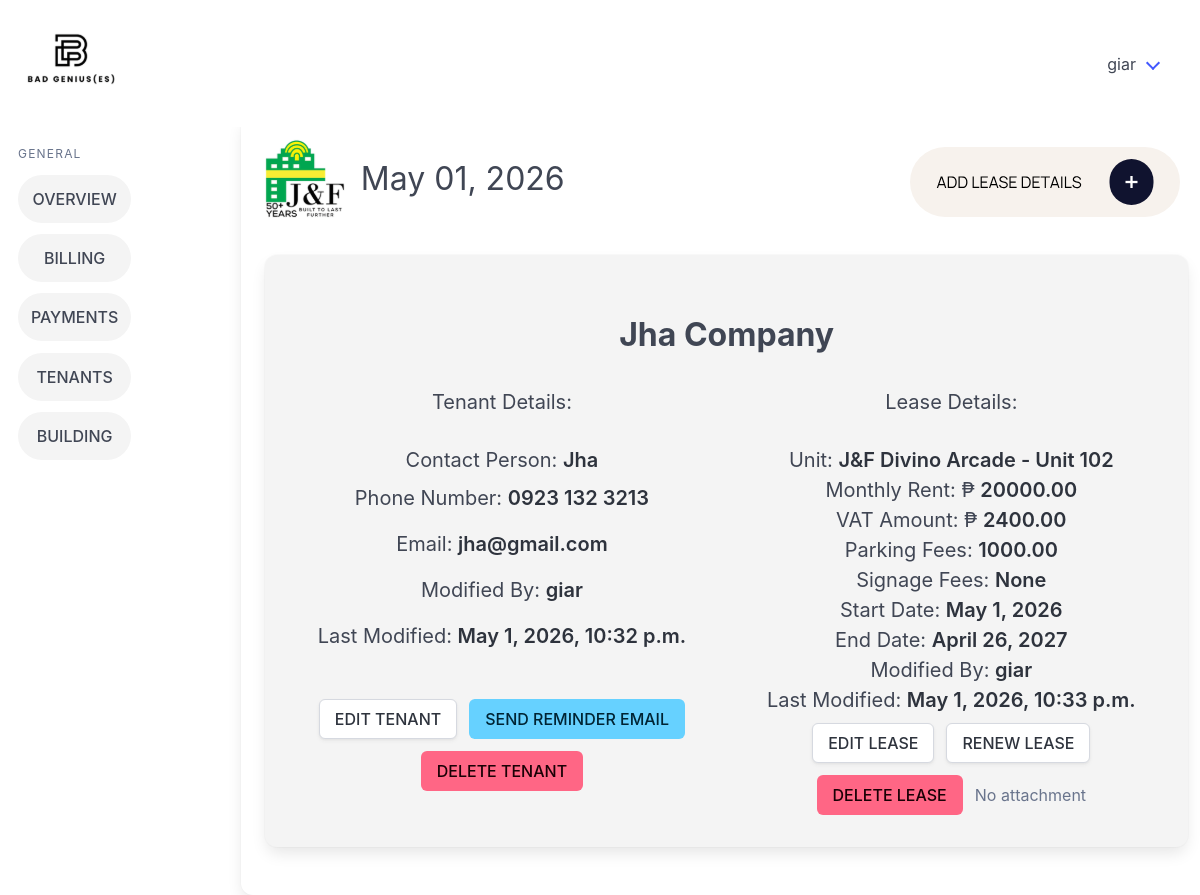
Page /tenant_details/2/ (signed in) on the committed database.
### billingApp/models.py (models this page shows, shortened)
class Tenant(models.Model):
    companyName = models.CharField(max_length=100, null=True, blank=True)
    contactPerson = models.CharField(max_length=100)
    phoneNumber = models.CharField(max_length=12)
    email = models.CharField(max_length=50)
    carryover_balance = models.DecimalField(max_digits=12, decimal_places=2, default=Decimal('0.00'))
    modified_by = models.ForeignKey("Account", on_delete=models.SET_NULL, null=True, blank=True, related_name="+")
    modified_at = models.DateTimeField(auto_now=True, null=True, blank=True)
    objects = models.Manager

class Account(models.Model):
    firstName = models.CharField(max_length=30)
    lastName = models.CharField(max_length=30)
    username = models.CharField(max_length=20)
    password = models.CharField(max_length=20)
    objects = models.Manager()
    def __str__(self):
        return self.username

class Lease(models.Model):
    buildingName = models.ForeignKey(Building, on_delete=models.CASCADE)
    tenantName = models.ForeignKey(Tenant, on_delete=models.CASCADE)
    modified_by = models.ForeignKey("Account", on_delete=models.SET_NULL, null=True, blank=True, related_name="+")
    modified_at = models.DateTimeField(auto_now=True, null=True, blank=True)
    unitID = models.ForeignKey(Units, on_delete=models.CASCADE)
    rentAmount = models.DecimalField(max_digits=12, decimal_places=2)
    vatAmount = models.DecimalField(max_digits=12, decimal_places=2)
    signageFees = models.DecimalField(max_digits=12, decimal_places=2, null=True, blank=True)
    parkingFees = models.DecimalField(max_digits=12, decimal_places=2, null=True, blank=True)
    CONTRACT_CHOICES = [(6, "6 months"), (12, "12 months")]
    contractLength = models.PositiveSmallIntegerField(choices=CONTRACT_CHOICES)
    contractStart = models.DateField()
    contractEnd = models.DateField(null=True, blank=True)
    pastLease = models.BooleanField(default=False)
    archived_date = models.DateField(null=True, blank=True)
    leaseAttachment = models.FileField(
        upload_to="lease_attachments/",
        blank=True,
        null=True
    )
    class Meta:
        constraints = [
            models.UniqueConstraint(
                fields=["tenantName"],
                condition=Q(pastLease=False),
                name="unique_active_lease_per_tenant",
            ),
        ]

class Units(models.Model):
    building = models.ForeignKey(Building, on_delete=models.CASCADE)
    unitID = models.IntegerField()
    modified_by = models.ForeignKey("Account", on_delete=models.SET_NULL, null=True, blank=True, related_name="+")
    modified_at = models.DateTimeField(auto_now=True, null=True, blank=True)
    class Meta:
        unique_together = ('building', 'unitID')
    def __str__(self):
        return f"{self.building.buildingName} - Unit {self.unitID}"

class Building(models.Model):
    buildingName = models.CharField(max_length=26, unique=True)
    signageCapacity = models.IntegerField(default=0)
    parkingCapacity = models.IntegerField(default=0)
    buildingAddress = models.CharField(max_length=50)
    modified_by = models.ForeignKey("Account", on_delete=models.SET_NULL, null=True, blank=True, related_name="+")
    modified_at = models.DateTimeField(auto_now=True, null=True, blank=True)
    objects = models.Manager

### billingApp/views.py (the view)
# urls.py: path('tenant_details/<int:pk>/', views.tenant_details, name='tenant_details'),
@login_required
def tenant_details(request, pk):
    tenant = get_object_or_404(Tenant, pk=pk)
    leases = Lease.objects.filter(tenantName=tenant, pastLease=False)
    if not (tenant.companyName or "").strip():
        tenant.companyName_display = tenant.contactPerson
    else:
        tenant.companyName_display = tenant.companyName
    date_today = get_date_today()
    return render(request, 'billingApp/tenant_details.html', {'t':tenant, 'lease':leases, 'date_today': date_today})

### billingApp/views.py (called while the page is built)
def get_date_today():
    from datetime import datetime
    return datetime.now().strftime("%B %d, %Y")

### billingApp/templates/billingApp/tenant_details.html (shortened to what this page needs)
{% extends 'billingApp/base.html' %} {% load static %} {% block content %}
<a href="{% url 'add_lease' pk=t.pk %}" class="p-5">
</a>
</div>
<div class="card card2">
  <div class="card-content has-text-centered">
    <h1 class="is-size-3 has-text-weight-bold p-5 mt-2">{{ t.companyName_display }}</h1>
    <div class="columns">
      <div class="column">
        <p class="is-size-5 has-text-weight-normal p-1">Tenant Details:</p>
      </div>
      <div class="column">
        <p class="is-size-5 has-text-weight-normal p-1">Lease Details:</p>
      </div>
    </div>
    <div class="columns">
      <div class="column">
        <p class="is-size-5 has-text-weight-normal">Contact Person: <strong>{{t.contactPerson}}</strong></p>
        <p class="is-size-5 p-2">
          Phone Number:
          <strong>{{t.phoneNumber}}</strong>
        </p>
        <p class="is-size-5 p-2">
          Email:
          <strong>{{t.email}}</strong>
        </p>
        <p class="is-size-5 p-2">Modified By: <strong>{{ t.modified_by }}</strong></p>
        <p class="is-size-5 p-2">Last Modified: <strong>{{ t.modified_at }}</strong></p>
        <div class="columns p-4 mt-5 is-justify-content-center">
          <div class="buttons is-centered">
            <a href="{% url 'edit_tenant' pk=t.pk %}" class="button">EDIT TENANT</a>
            <a href="{% url 'send_reminder_email' t.pk %}" class="button is-info">SEND REMINDER EMAIL</a>
            <a href="{% url 'delete_tenant' pk=t.pk %}" class="button is-danger">DELETE TENANT</a>
          </div>
        </div>
      </div>
      <div class="column">
        {% for l in lease %}
        <p class="is-size-5 has-text-weight-normal">Unit: <strong>{{ l.unitID }}</strong></p>
        <p class="is-size-5 has-text-weight-normal">Monthly Rent: ₱ <strong>{{ l.rentAmount }}</strong></p>
        <p class="is-size-5 has-text-weight-normal">VAT Amount: ₱ <strong>{{ l.vatAmount }}</strong></p>
        <p class="is-size-5 has-text-weight-normal">Parking Fees: <strong>{{ l.parkingFees }}</strong></p>
        <p class="is-size-5 has-text-weight-normal">Signage Fees: <strong>{{ l.signageFees }}</strong></p>
        <p class="is-size-5 has-text-weight-normal">Start Date: <strong>{{ l.contractStart }}</strong></p>
        <p class="is-size-5 has-text-weight-normal">End Date: <strong>{{ l.contractEnd }}</strong></p>
        <p class="is-size-5 has-text-weight-normal">Modified By: <strong>{{ l.modified_by }}</strong></p>
        <p class="is-size-5 has-text-weight-normal">Last Modified: <strong>{{ l.modified_at }}</strong></p>
        <div class="columns p-4 is-justify-content-center">
          <div class="columns p-4 is-justify-content-center">
            <div class="buttons is-centered">
              <a href="{% url 'edit_lease' pk=l.pk %}" class="button">EDIT LEASE</a>
              <a href="{% url 'renew_lease' pk=l.pk %}" class="button">RENEW LEASE</a>
              <a href="{% url 'delete_lease' pk=l.pk %}" class="button is-danger">DELETE LEASE</a>
              {% if l.leaseAttachment %}
                <a href="{{ l.leaseAttachment.url }}" target="_blank" class="button is-info">
                  View Lease Attachment
                </a>
              {% else %}
                <span class="has-text-grey">No attachment</span>
              {% endif %}
            </div>
          </div>
        </div>
        {% endfor %}
      </div>
    </div>
  </div>
</div>
{% endblock %}

### billingApp/templates/billingApp/base.html (shortened to what this page needs)
{% load static %}
<!doctype html>
<html lang="en">
  <head>
    <link rel="stylesheet" href="{% static 'billingApp/css/style.css' %}" />
    <link rel="stylesheet" href="https://cdn.jsdelivr.net/npm/bulma@1.0.4/css/bulma.min.css" />
  </head>
  <body>
    <nav class="navbar p-5" role="navigation" aria-label="main navigation">
      <div class="navbar-brand">
        <a class="" href="{% url 'home_page' %}">
        </a>
      </div>
      <div id="navbarBasicExample" class="navbar-menu">
        <div class="navbar-end">
          <div class="navbar-item has-dropdown is-hoverable">
            <a class="navbar-link">{{ user.username }}</a>
          </div>
        </div>
      </div>
    </nav>
    <div class="columns">
      <aside class="menu">
        <p class="menu-label">General</p>
        <ul class="menu-list">
          <li><a href="{% url 'home_page' %}" class="sidebarItems button is-light is-rounded is-fullwidth">OVERVIEW</a></li>
          <li><a href="{% url 'billing_records_main' %}" class="sidebarItems button is-light is-rounded is-fullwidth">BILLING</a></li>
          <li><a href="{% url 'payments_main' %}" class="sidebarItems button is-light is-rounded is-fullwidth">PAYMENTS</a></li>
          <li><a href="{% url 'tenants_main' %}" class="sidebarItems button is-light is-rounded is-fullwidth">TENANTS</a></li>
          <li><a href="{% url 'buildings_main' %}" class="sidebarItems button is-light is-rounded is-fullwidth">BUILDING</a></li>
        </ul>
      </aside>
      {% block logo %}
      <div class="card card1">
        <div class="card-content">
          <div class="columns is-4">
            <div class="column is-1">
            </div>
            <div class="column">
              <h1 class="is-size-3 pt-4 pl-4">{{ date_today }}</h1>
            </div>
    {% endblock %} {% block content %} {% endblock %}
  </body>
</html>

### billingApp/static/billingApp/css/style.css (style rules this page uses)
.menu { position: sticky; display: inline-block; vertical-align: top; max-height: 100vh; overflow-y: auto; width: 200px; top: 0; bottom: 0; padding: 30px; }
.menu .menu-list li { margin-bottom: 0.7rem; }
.menu .menu-list li a { padding: 0.75rem 0.9rem; }
.card2 { background-color: #f4f4f4 !important; max-height: 700px !important; min-height: 500px !important; }
.card1 { margin-left: 80px !important; width: 1200px !important; }
.sidebarItems { background-color: #f4f4f4 !important; }

### rows in the picture
Tenant: companyName_display "Jha Company", contactPerson "Jha", phoneNumber "0923 132 3213", email "jha@gmail.com", modified_by "giar", modified_at "May 1, 2026, 10:32 p.m."
Lease: unitID "J&F Divino Arcade - Unit 102", rentAmount "20000.00", vatAmount "2400.00", parkingFees "1000.00", signageFees "None", contractStart "May 1, 2026", contractEnd "April 26, 2027", modified_by "giar", modified_at "May 1, 2026, 10:33 p.m.", leaseAttachment "No attachment"

### other values in the picture
{{ user.username }} "giar"
{{ date_today }} "May 01, 2026"
